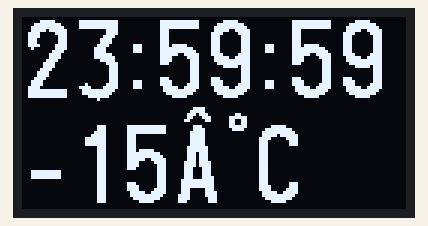
The sketch below on a simulated Arduino Uno, built with avr-gcc and run on an emulated ATmega328P. Shown: 128×64 one-colour display.

Above: at 0.2 s.

The sketch:

Oled_test.ino
```cpp
// Oled display library
#include <U8g2lib.h>
#include <Wire.h>

#define time_delay 2000
U8G2_SH1106_128X64_NONAME_F_HW_I2C u8g2(U8G2_R0, U8X8_PIN_NONE);

void u8g2_prepare() {
 u8g2.setFont(u8g2_font_logisoso26_tf);

 u8g2.setFontRefHeightExtendedText();
 u8g2.setDrawColor(1);
 u8g2.setFontPosTop();
 u8g2.setFontDirection(0);
}

void setup(void) {
 u8g2.begin();
 u8g2_prepare();
}

void loop(void) {
 u8g2.clearBuffer();

 u8g2.setCursor(0, 0);
 u8g2.print("23:59:59");

 u8g2.setCursor(0, 35);
 u8g2.print(-15);
 u8g2.print("°C");
 u8g2.sendBuffer();
 delay(2000);
}
```
